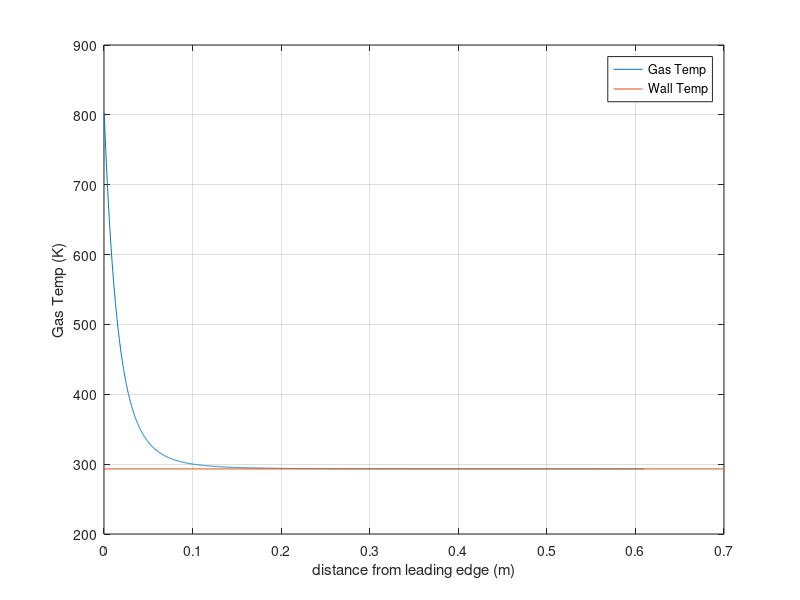
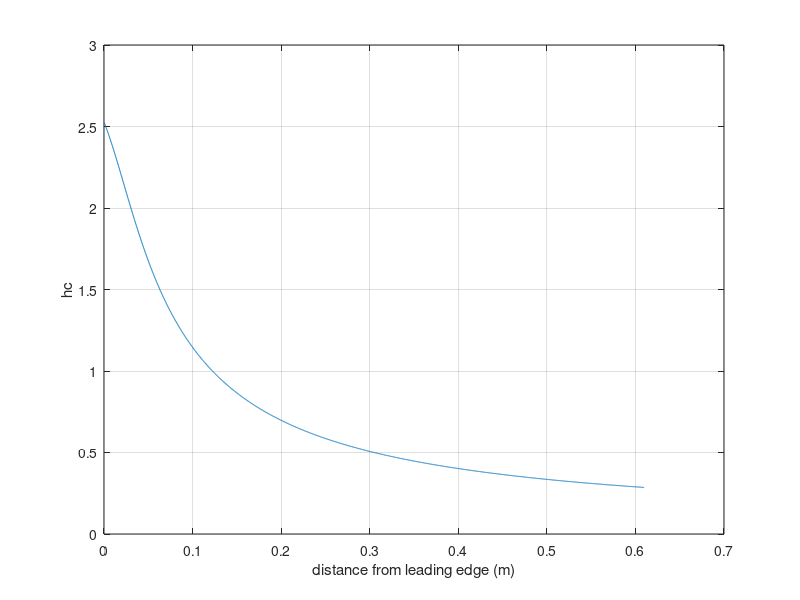

Recreate these plots in MATLAB, in order.
clc; clear; close all;

%% Given
SA_perplate = 10 * 0.092903;   %(m^2) heat transfer surface area per plate
N = 20;                        %number of plates
Aflux = SA_perplate*N;         %(m^2) flux area for heat transfer
g = 9.807;                     %(m/s/s) gravitational constant

%% Wall features
Twall = 293.15;                %(K) temperature of wall
L = 2 * 0.3048;                %(m) length of wall

%% Gas features
k = 0.065;                    %(W/(K-m)) thermal conductivity
CP = 2.7508 * 1000;           %(J/KG-K) coefficient of pressure
T = 810;                      %(K) initial gas temp
rho = 0.0397;                 %(kg/m^3) initial density
h = CP*T;                     %(J/kg) initial specific enthalpy

i=0; t=0; dt = 0.00001; x = 0;
while x < L
    %% find dx
    mdot = 0.00045;       %(kg/s) mass flow rate
    Ahole = 5.067E-4;      %(m^2) oriffice area of heat exchanger
    V = mdot/(rho*Ahole); %(m/s) gas velocity through heat exchanger
    dx = V*dt;             %(m) distance progressed through the heat exchanger
    
    %% Calc heat transfer coefficient
    alpha = k/(rho*CP);         %(m^2/s) thermal diffusivity
    beta = 1/T;                 %(1/K) thermal expansion coefficient
    mu = 0.00003;               %(Pa*s) dynamic viscosity
    nu = mu/rho;                %(m^2/s) kinematic viscosity

    Ra = (g*beta*L^3)/(nu*alpha) * abs(Twall-T);                           %(SI) Rayleigh number
    Pr = nu/alpha;                                                         %(SI) Prandtl number
    hc = (k/L)*(0.68+0.67*Ra^(1/4)/(1+(0.492/Pr)^(9/16))^(4/9));           %(W/m^2-K) heat transfer coefficient - Churchill and Chu method
    %hc = 0.548*(k/L)*(L^3*rho*g*beta*CP*mu*abs(Twall-T)/(mu^2*k))^0.25;    %(W/m^2-K) heat transfer coefficient - Lauer method      
    

    
    %% Calc heat transfer
    qdotdot = (Twall-T)*hc;           %(W/m^2) heat flux
    dq = qdotdot*dt*Aflux*(dx/L);     %(J) heat transferred this time step
    mass = rho*Ahole*dx;              %(kg) mass in control volume
    h = (h*mass+dq)/mass;             %(J/kg) new enthalpy
    T = h/CP;                         %(K) new temperature

    %% Move sim forward
    x = x+dx;             %(m) new distance from leading edge
    i = i+1;
    t = t+dt;             %(s) time step
    
    %% Save data
    data.T(i) = T;
    data.t(i) = t;
    data.x(i) = x;
    data.hc(i) = hc;
    
end

%% Plots
figure(1)
plot(data.x,data.T)
hold all
plot(get(gca,'xlim'), Twall*ones(1,2)); %plot horizontal line
xlabel('distance from leading edge (m)')
ylabel('Gas Temp (K)')
grid on
legend('Gas Temp','Wall Temp')

figure(2)
plot(data.x,data.hc)
hold all
xlabel('distance from leading edge (m)')
ylabel('hc')
grid on

